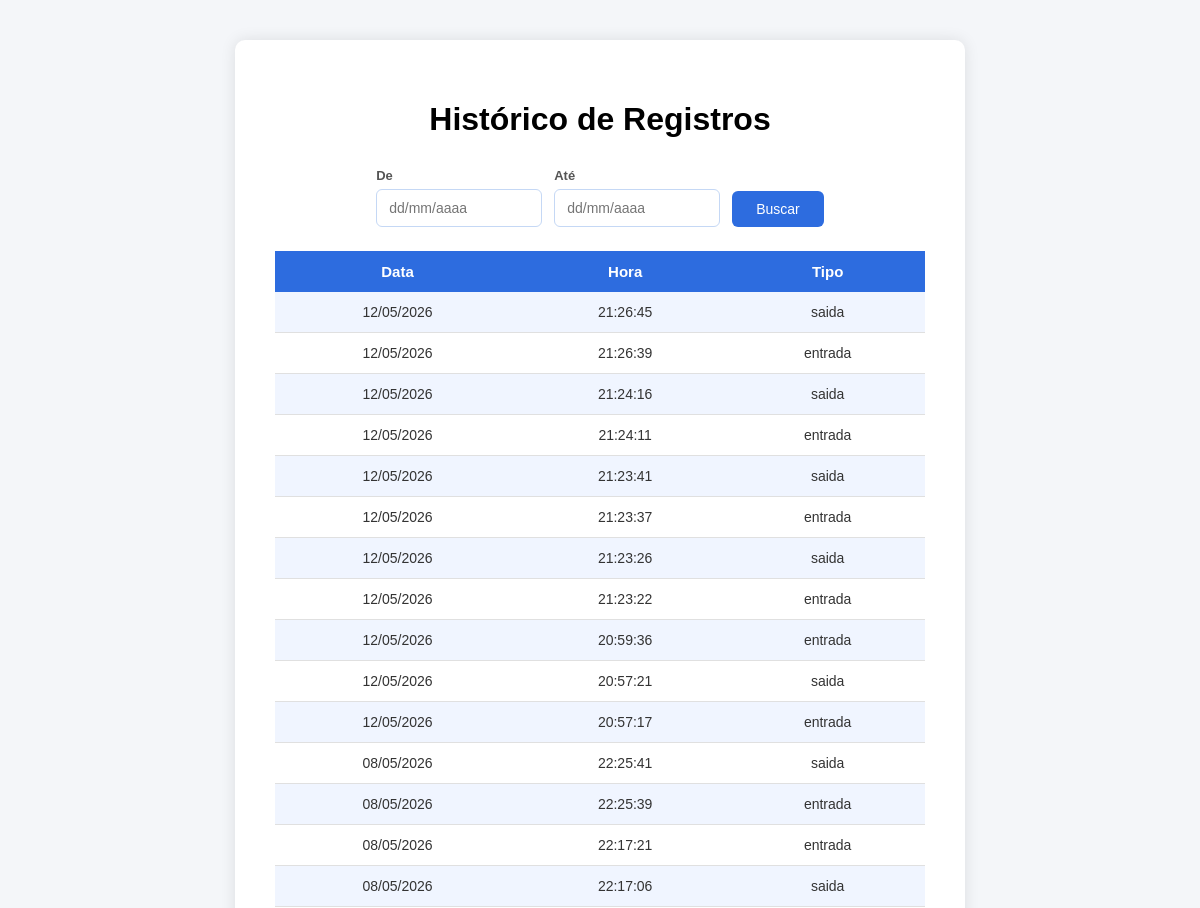
Page /historico (signed in, upper part) on the earlier database version.
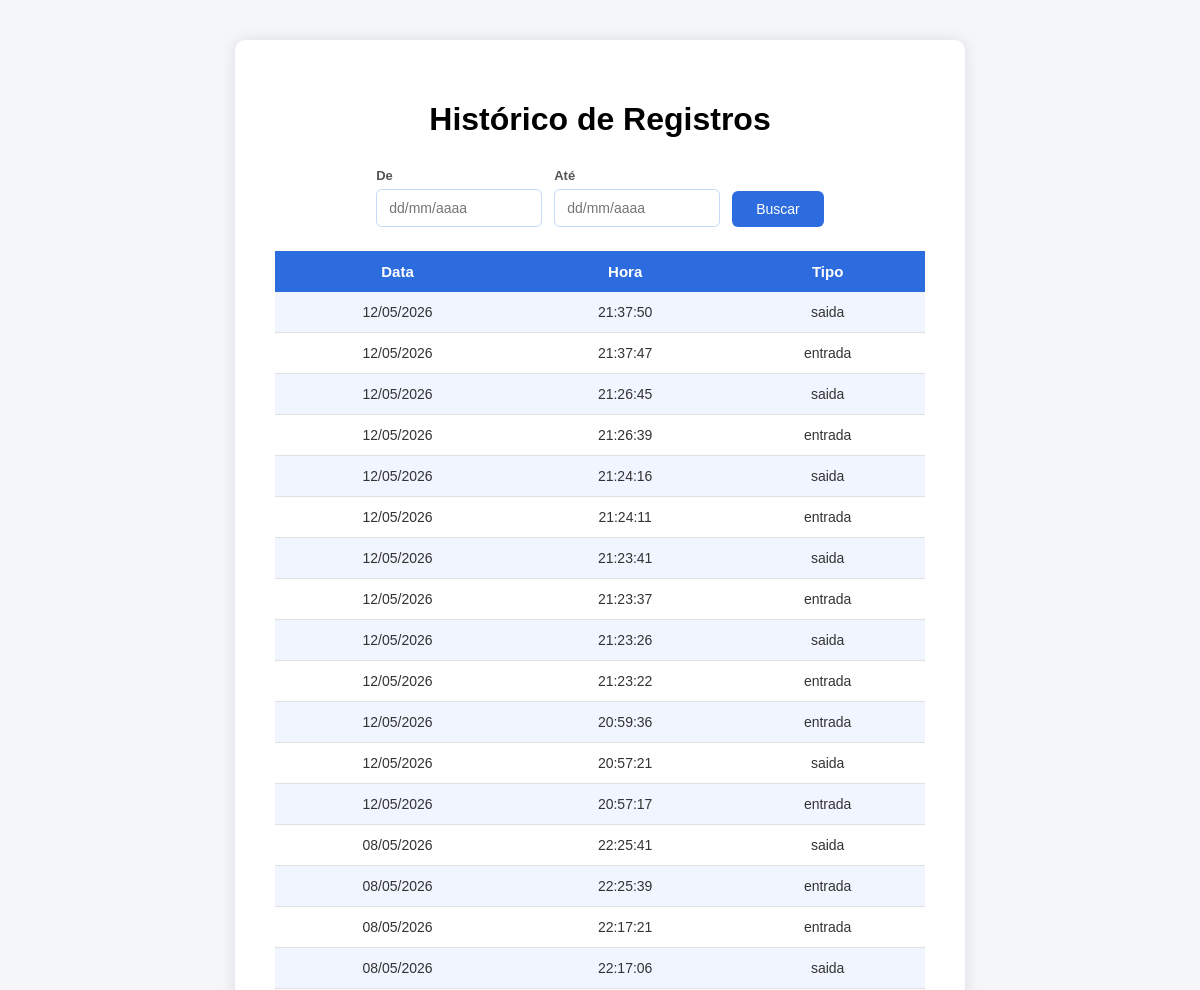
Same page on the later database version.
### tables this page shows
CREATE TABLE pontos (
        id INTEGER PRIMARY KEY AUTOINCREMENT,
        usuario TEXT,
        nome TEXT,
        data TEXT,
        hora TEXT,
        tipo TEXT
        );

### app.py (the view)
@app.route("/historico")
def historico():
    if "usuario" not in session:
        return redirect("/login")
    usuario = session["usuario"]
    data_inicio = request.args.get("data_inicio")
    data_fim = request.args.get("data_fim")
    conexao = conectar()
    cursor = conexao.cursor()
    cursor.execute(
        "SELECT data, hora, tipo FROM pontos WHERE usuario=? ORDER BY id DESC",
        (usuario,)
    )
    todos = cursor.fetchall()
    conexao.close()
    if data_inicio and data_fim:
        di = datetime.strptime(data_inicio, "%Y-%m-%d")
        df = datetime.strptime(data_fim, "%Y-%m-%d")
        registros = [
            r for r in todos
            if di <= datetime.strptime(r[0], "%d/%m/%Y") <= df
        ]
    else:
        registros = todos
    return render_template("historico.html", registros=registros, data_inicio=data_inicio or "", data_fim=data_fim or "")

### app.py (called while the page is built)
def conectar():
    return sqlite3.connect("database.db")

### templates/historico.html (shortened to what this page needs)
<!DOCTYPE html>
<html>
<head>
<link rel="stylesheet" href="{{ url_for('static', filename='style.css') }}">
</head>
<body>
<div class="container">
  <h1>Histórico de Registros</h1>
  <form method="GET" action="/historico" class="filtro-form">
    <div class="filtro-campos">
      <div class="filtro-grupo">
        <label>De</label>
        <input type="text" name="data_inicio" placeholder="dd/mm/aaaa"
               pattern="\d{2}/\d{2}/\d{4}" value="{{ data_inicio }}"
               onfocus="this.type='date'" onblur="if(!this.value) this.type='text'">
      </div>
      <div class="filtro-grupo">
        <label>Até</label>
        <input type="text" name="data_fim" placeholder="dd/mm/aaaa"
               pattern="\d{2}/\d{2}/\d{4}" value="{{ data_fim }}"
               onfocus="this.type='date'" onblur="if(!this.value) this.type='text'">
      </div>
      <button type="submit" class="btn-buscar">Buscar</button>
    </div>
  </form>
  <table>
    <tr>
      <th>Data</th>
      <th>Hora</th>
      <th>Tipo</th>
    </tr>
    {% for registro in registros %}
    <tr>
      <td>{{ registro[0] }}</td>
      <td>{{ registro[1] }}</td>
      <td>{{ registro[2] }}</td>
    </tr>
    {% endfor %}
  </table>
</div>
</body>
</html>

Differences in the rows shown:
added pontos: data "12/05/2026", hora "21:37:50", tipo "saida"
added pontos: data "12/05/2026", hora "21:37:47", tipo "entrada"
